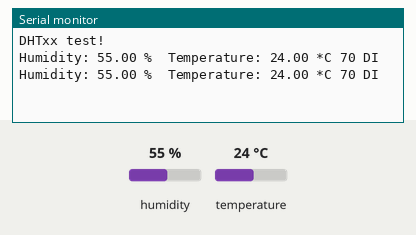
Recording of a sketch running on a simulated Arduino Uno, built with avr-gcc and run on an emulated ATmega328P. On the bench: the last lines printed to the serial monitor. Inputs (shaded band) come from the test bench; at power-on: humidity 55 %, temperature 24 °C.

Above: at 4.8 s.
4.9 s: humidity set to 22 %
At 7.0 s:
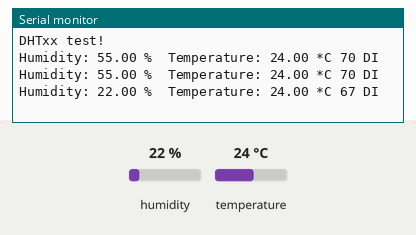
7.9 s: temperature set to 12 °C
At 9.4 s:
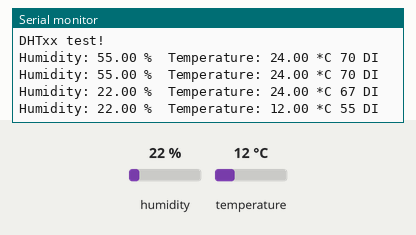
10.9 s: humidity set to 40 %
At 13.1 s:
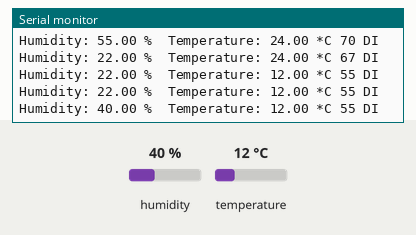
Timing chart, 0 to 14.6 s (numbered marks = the images above; inputs shaded):
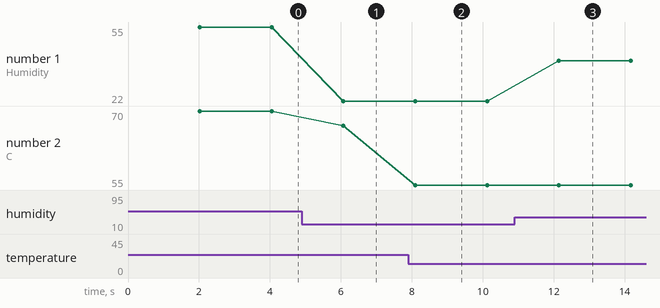

Measured:
- after the input at 4.9 s, the serial monitor: prints a new line after 1.2 s (image 1)
- after the input at 7.9 s, the serial monitor: prints a new line after 0.20 s (image 2)
- after the input at 10.9 s, the serial monitor: prints a new line after 1.2 s (image 3)
- plotted number 1: 55 → 22 after the input at 4.9 s, 22 → 40 after the input at 10.9 s
- plotted number 2: 70 → 67 after the input at 4.9 s, 67 → 55 after the input at 7.9 s

The sketch:

_________.ino
```cpp
#include "DHT.h"
#define DHTPIN 2
#define DHTTYPE DHT11 // DHT 11

DHT dht(DHTPIN, DHTTYPE);

void setup() {
  // put your setup code here, to run once:
Serial.begin(9600);
Serial.println("DHTxx test!");
dht.begin();
}

void loop() {
  // put your main code here, to run repeatedly:
delay(2000);
float h = dht.readHumidity();
float t = dht.readTemperature();
 // Check if any reads failed and exit early (to try again).
if (isnan(h) || isnan(t)) {
  Serial.println("Failed to read from DHT sensor!");
  return;
}

Serial.print("Humidity: ");
  Serial.print(h);
  Serial.print(" %\t");
  Serial.print("Temperature: ");
  Serial.print(t);
  Serial.print(" *C ");
  Serial.print(calculate(t,h));
  Serial.println(" DI");
}

int calculate(int t, int rh) {
 return(1.8f*t)-(0.55*(1-rh/100.0f)*(1.8f*t-26))+32;
}
```
